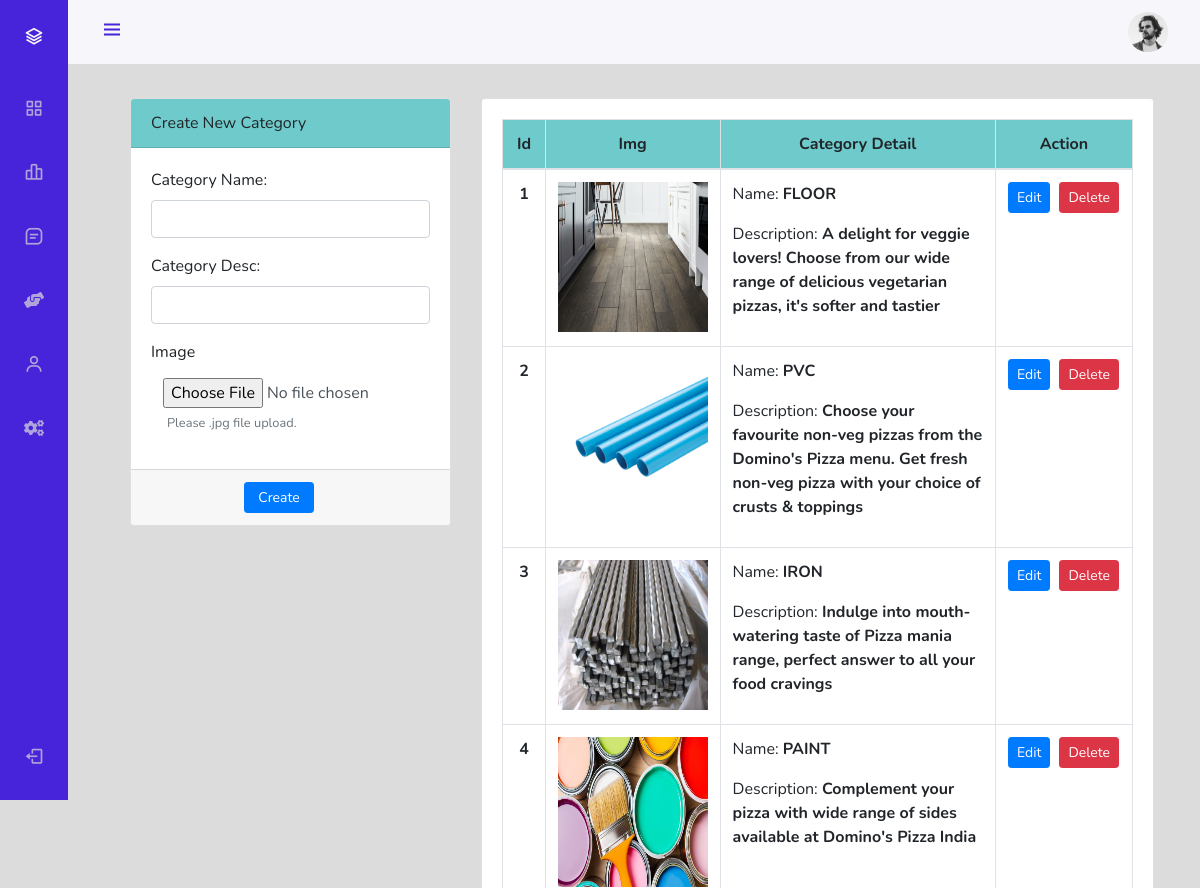
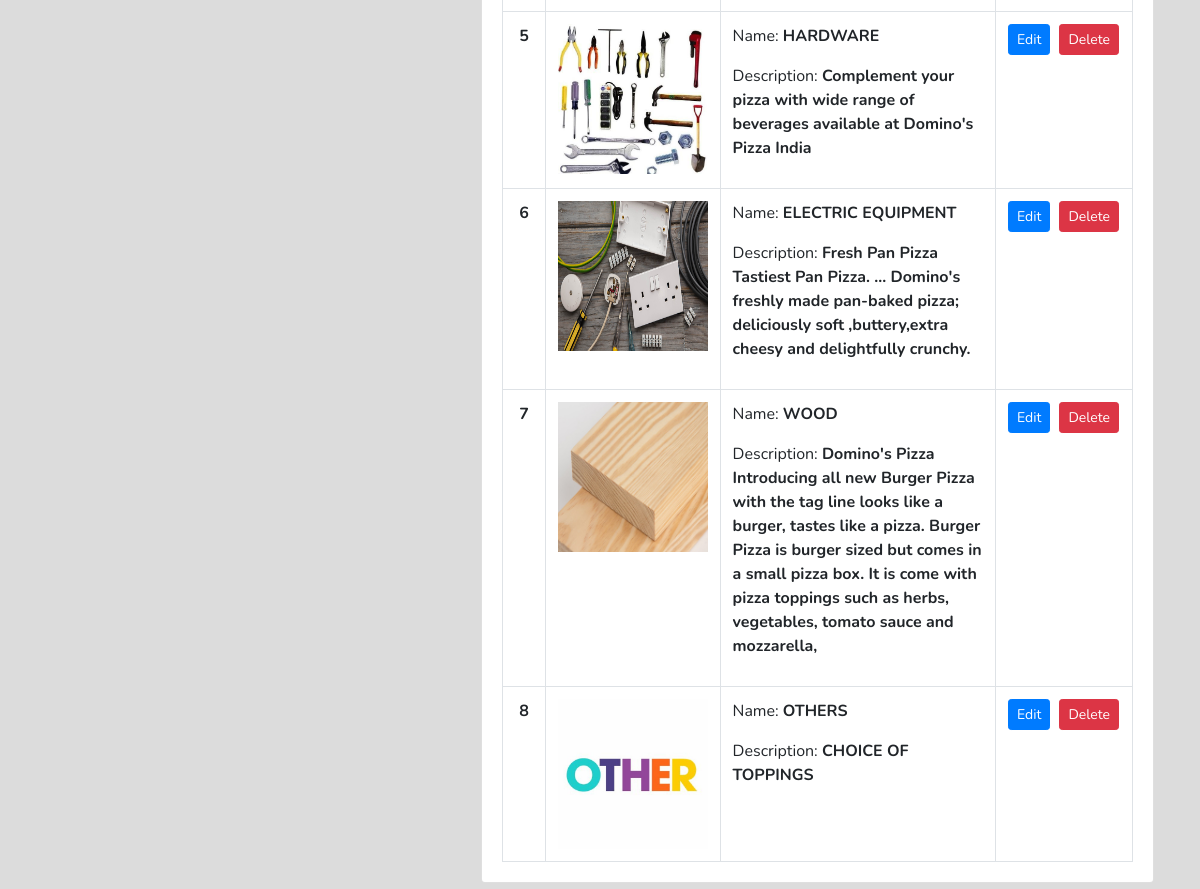
The app's page /OnlineStore/shop/index.php?page=categoryManage (signed in) with its own data (2 pictures, top to bottom).
### tables this page shows
CREATE TABLE `categories` (
  `categorieId` int(12) NOT NULL,
  `categorieName` varchar(255) NOT NULL,
  `categorieDesc` text NOT NULL,
  `categorieCreateDate` datetime NOT NULL DEFAULT current_timestamp()
);

### OnlineStore/shop/categoryManage.php (the view, shortened to what this page needs)
<div class="container-fluid" style="margin-top: 98px">
	<div class="col-lg-12">
		<div class="row">
			<div class="col-md-4">
				<form action="partials/_categoryManage.php" method="POST" enctype="multipart/form-data">
					<div class="card">
						<div class="card-header" style="background-color: rgb(111 202 203);">
							Create New Category
						</div>
						<div class="card-body">
							<div class="form-group">
								<label class="control-label">Category Name: </label>
								<input type="text" class="form-control" name="name" required>
							</div>
							<div class="form-group">
								<label class="control-label">Category Desc: </label>
								<input type="text" class="form-control" name="desc" required>
							</div>
							<div class="form-group">
								<label for="image" class="control-label">Image</label>
								<input type="file" name="image" id="image" accept=".jpg" class="form-control" required style="border:none;">
								<small id="Info" class="form-text text-muted mx-3">Please .jpg file upload.</small>
							</div>
						</div>
						<div class="card-footer">
							<div class="row">
								<div class="col-md-12">
									<button type="submit" name="createCategory" class="btn btn-sm btn-primary col-sm-3 offset-md-4"> Create </button>
								</div>
							</div>
						</div>
					</div>
				</form>
			</div>
			<div class="col-md-8 mb-3">
				<div class="card">
					<div class="card-body">
					<table class="table table-bordered table-hover mb-0">
						<thead style="background-color: rgb(111 202 203);">
						<tr>
							<th class="text-center" style="width: 7%;">Id</th>
							<th class="text-center">Img</th>
							<th class="text-center" style="width: 58%;">Category Detail</th>
							<th class="text-center" style="width: 18%;">Action</th>
						</tr>
						</thead>
						<tbody>
						<?php
							$sql = "SELECT * FROM `categories`";
							$result = mysqli_query($conn, $sql);
							while ($row = mysqli_fetch_assoc($result)) {
								$catId = $row['categorieId'];
								$catName = $row['categorieName'];
								$catDesc = $row['categorieDesc'];
								echo '<tr>
										<td class="text-center"><b>' . $catId . '</b></td>
										<td><img src="../img/card-' . $catId . '.jpg" alt="image for this Category" width="150px" height="150px"></td>
										<td>
											<p>Name: <b>' . $catName . '</b></p>
											<p>Description: <b class="truncate">' . $catDesc . '</b></p>
										</td>
										<td class="text-center">
											<div class="row mx-auto" style="width:112px">
											<button class="btn btn-sm btn-primary edit_cat" type="button" data-toggle="modal" data-target="#updateCat' . $catId . '">Edit</button>
											<form action="partials/_categoryManage.php" method="POST">
												<button name="removeCategory" class="btn btn-sm btn-danger" style="margin-left:9px;">Delete</button>
												<input type="hidden" name="catId" value="' . $catId . '">
											</form></div>
										</td>
									</tr>';
							}
						?>
						</tbody>
					</table>
					</div>
				</div>
			</div>
		</div>
	</div>
</div>

### OnlineStore/shop/assetsForSideBar/css/styles.css (style rules this page uses)
:root { --header-height: 3rem; --nav-width: 68px; --first-color: #4723D9; --first-color-light: #AFA5D9; --white-color: #F7F6FB; --body-font: 'Nunito', sans-serif; --normal-font-size: 1rem; --z-fixed: 100; }
*,::before,::after { box-sizing: border-box; }
body { position: relative; margin: var(--header-height) 0 0 0; padding: 0 1rem; font-family: var(--body-font); font-size: var(--normal-font-size); transition: .5s; }
@media screen and (min-width: 768px) { body { margin: calc(var(--header-height) + 1rem) 0 0 0; padding-left: calc(var(--nav-width) + 2rem); } }

### records on screen
categories: categorieId "1", shows a picture, categorieName "FLOOR", categorieDesc "A delight for veggie lovers! Choose from our wide range of delicious vegetarian pizzas, it's softer and tastier"
categories: categorieId "2", shows a picture, categorieName "PVC", categorieDesc "Choose your favourite non-veg pizzas from the Domino's Pizza menu. Get fresh non-veg pizza with your choice of crusts & toppings"
categories: categorieId "3", shows a picture, categorieName "IRON", categorieDesc "Indulge into mouth-watering taste of Pizza mania range, perfect answer to all your food cravings"
categories: categorieId "4", shows a picture, categorieName "PAINT", categorieDesc "Complement your pizza with wide range of sides available at Domino's Pizza India"
categories: categorieId "5", shows a picture, categorieName "HARDWARE", categorieDesc "Complement your pizza with wide range of beverages available at Domino's Pizza India"
categories: categorieId "6", shows a picture, categorieName "ELECTRIC EQUIPMENT", categorieDesc "Fresh Pan Pizza Tastiest Pan Pizza. ... Domino's freshly made pan-baked pizza; deliciously soft ,buttery,extra cheesy and delightfully crunchy."
categories: categorieId "7", shows a picture, categorieName "WOOD", categorieDesc "Domino's Pizza Introducing all new Burger Pizza with the tag line looks like a burger, tastes like a pizza. Burger Pizza is burger sized but comes in a small pizza box. It is come with pizza toppings such as herbs, vegetables, tomato sauce and mozzarella,"
categories: categorieId "8", shows a picture, categorieName "OTHERS", categorieDesc "CHOICE OF TOPPINGS"
